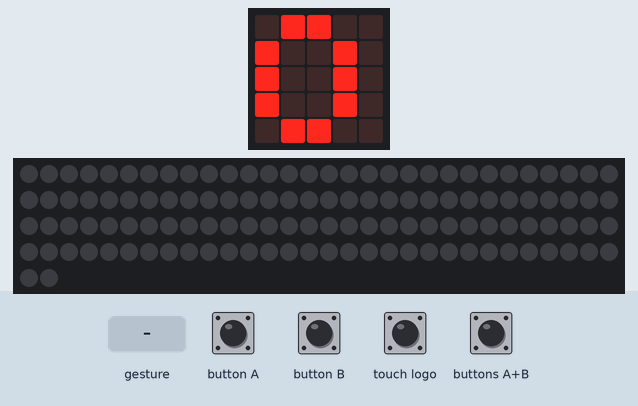
The program below on a simulated BBC micro:bit (MakeCode). On the bench: the board's 5×5 LED display, 122 RGB LEDs in strip order, left to right, continuing on the next row. Inputs (shaded band) come from the test bench. A tilt is held for 1.5 s and a shake lasts 1 s, then the board lies face up again.

Above: at 1.2 s.
1.3 s: gesture 'tilt right'
At 2.2 s:
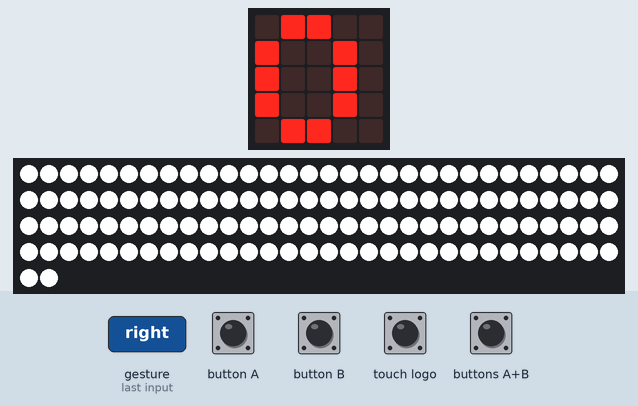
4.0 s: button A pressed for 0.15 s
At 4.6 s:
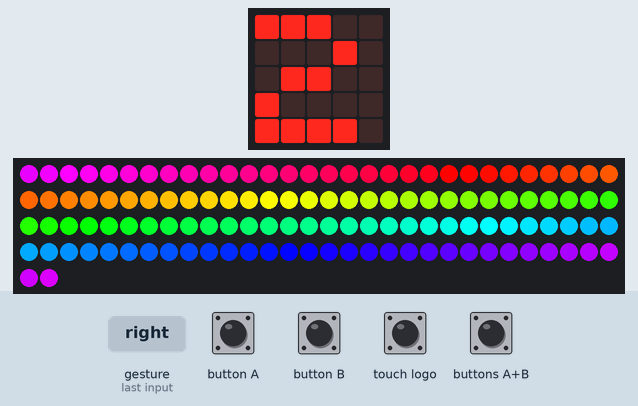
4.7 s: touch logo pressed for 0.15 s
At 6.1 s:
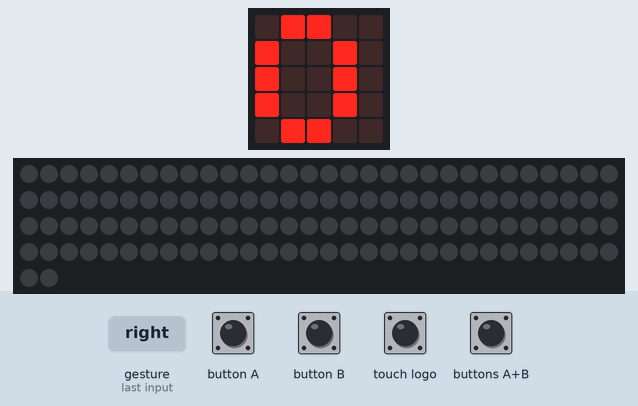
6.6 s: buttons A+B pressed for 0.15 s
At 6.93 s:
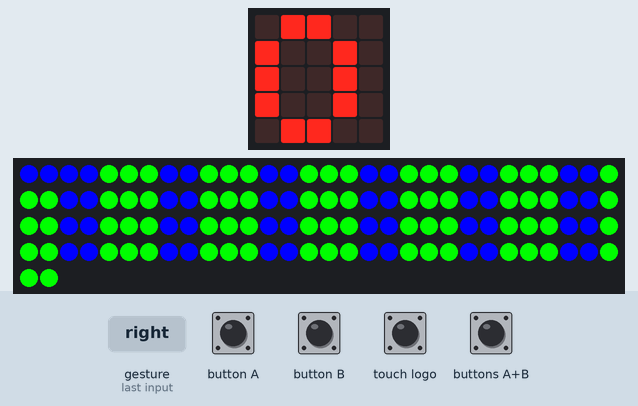
7.3 s: gesture 'tilt left'
At 8.94 s:
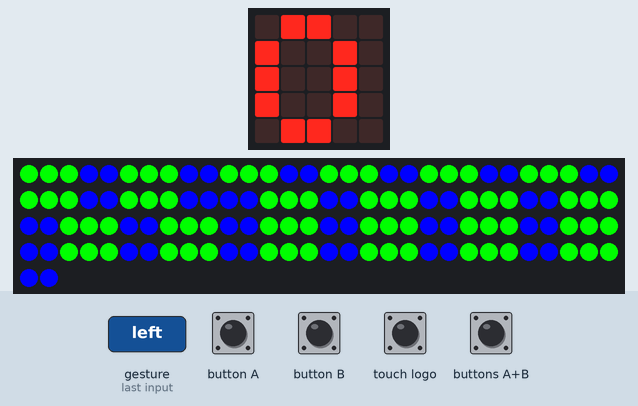
Timing chart, 0 to 10.2 s (numbered marks = the images above; inputs shaded):
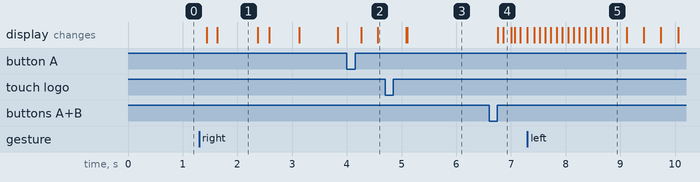

Measured:
- what the display in image 1 shows lasts 0.8 s, from 1.6 s to 2.4 s

The program:

main.ts
```typescript
function レインボー () {
    strip.showRainbow(1, 360)
    for (let index = 0; index < LED数; index++) {
        strip.rotate(1)
        basic.pause(10)
        strip.show()
    }
}
function 順番に色替え2_1441 (色15: number) {
    変更するLEDNO = 0
    for (let index = 0; index < LED数; index++) {
        strip.setPixelColor(LEDBto - 変更するLEDNO, 色15)
        strip.show()
        変更するLEDNO += 1
    }
}
input.onGesture(Gesture.ScreenUp, function () {
    CHECKMODE(MODE2, neopixel.colors(NeoPixelColors.Purple), neopixel.colors(NeoPixelColors.Violet))
})
input.onGesture(Gesture.TiltRight, function () {
    if (MODE2 == 0) {
        MODE2 = 1
    }
    CHECKMODE(MODE2, neopixel.colors(NeoPixelColors.White), neopixel.colors(NeoPixelColors.Yellow))
})
function CHECKMODE (MODE: number, 色1: number, 色2: number) {
    if (MODE >= 1) {
        変更後の色1 = 色1
        変更する色2 = 色2
    } else {

    }
    if (MODE == 1) {
        順番に色替え3(色1)
    } else if (MODE == 2) {
        レインボー()
    } else if (MODE == 3) {
        コメット()
    } else if (MODE == 4) {
        レインボー切り替え()
    } else if (MODE == 5) {
        ゆうとSP()
    } else {

    }
}
input.onButtonPressed(Button.A, function () {
    MODE2 += 1
    CHECKMODE(MODE2, neopixel.colors(NeoPixelColors.White), neopixel.colors(NeoPixelColors.Violet))
})
function コメット () {
    strip.showColor(neopixel.colors(NeoPixelColors.Black))
    変更するLEDNO = 0
    for (let index = 0; index < 20; index++) {
        strip.setPixelColor(変更するLEDNO, 変更後の色1)
        変更するLEDNO += 1
    }
    for (let index = 0; index < LED数; index++) {
        basic.pause(3)
        strip.shift(1)
        strip.show()
    }
}
input.onGesture(Gesture.TiltLeft, function () {
    CHECKMODE(MODE2, neopixel.colors(NeoPixelColors.Green), neopixel.colors(NeoPixelColors.Yellow))
})
function _2色ループ () {
    順番に色替え1_1144(変更後の色1)
    順番に色替え2_1441(変更する色2)
}
function 順番に色替え3 (色13: number) {
    変更するLEDNO = 0
    for (let index = 0; index < LEDA面数; index++) {
        strip.setPixelColor(変更するLEDNO, 色13)
        strip.setPixelColor(LEDBto - 変更するLEDNO, 色13)
        strip.show()
        変更するLEDNO += 1
    }
}
input.onGesture(Gesture.LogoUp, function () {
    CHECKMODE(MODE2, neopixel.colors(NeoPixelColors.Blue), neopixel.colors(NeoPixelColors.Indigo))
})
function 順番に色替え1_1144 (色12: number) {
    変更するLEDNO = 0
    for (let index = 0; index < LED数; index++) {
        strip.setPixelColor(変更するLEDNO, 色12)
        strip.show()
        変更するLEDNO += 1
    }
}
input.onGesture(Gesture.Shake, function () {

})
function 順番に色替え4 (色14: number) {
    変更するLEDNO = 0
    for (let index = 0; index < LEDA面数; index++) {
        strip.setPixelColor(LEDAto - 変更するLEDNO, 色14)
        strip.setPixelColor(LEDBfrom + 変更するLEDNO, 色14)
        strip.show()
        変更するLEDNO += 1
    }
}
input.onGesture(Gesture.ScreenDown, function () {
    CHECKMODE(MODE2, neopixel.colors(NeoPixelColors.Yellow), neopixel.colors(NeoPixelColors.White))
})
function SHOWAURA () {
    if (MODE2 == 1) {
        _2色ループ()
    } else if (MODE2 == 2) {
        レインボー()
    } else if (MODE2 == 3) {
        コメット()
    } else if (MODE2 == 4) {
        レインボー切り替え()
    } else if (MODE2 == 5) {
        ゆうとSP()
    } else {

    }
}
input.onGesture(Gesture.LogoDown, function () {
    CHECKMODE(MODE2, neopixel.colors(NeoPixelColors.Red), neopixel.colors(NeoPixelColors.Orange))
})
input.onButtonPressed(Button.AB, function () {
    MODE2 = 5
    CHECKMODE(MODE2, neopixel.colors(NeoPixelColors.White), neopixel.colors(NeoPixelColors.Violet))
})
input.onButtonPressed(Button.B, function () {

})
input.onLogoEvent(TouchButtonEvent.Pressed, function () {
    MODE2 = 0
    順番に色替え3(neopixel.colors(NeoPixelColors.Black))
})
function レインボー切り替え () {
    色相 = 0
    for (let index = 0; index < 25; index++) {
        色相 += 10
        strip.showColor(neopixel.hsl(色相, 200, 25))
        basic.pause(100)
    }
    basic.pause(1000)
    for (let index = 0; index < 25; index++) {
        色相 += 10
        strip.showColor(neopixel.hsl(色相, 200, 25))
        basic.pause(100)
    }
    basic.pause(1000)
}
function ゆうとSP () {
    変更するLEDNO = 0
    for (let index = 0; index < 25; index++) {
        for (let index = 0; index < 2; index++) {
            strip.setPixelColor(変更するLEDNO, neopixel.colors(NeoPixelColors.Blue))
            変更するLEDNO += 1
        }
        for (let index = 0; index < 3; index++) {
            strip.setPixelColor(変更するLEDNO, neopixel.colors(NeoPixelColors.Green))
            変更するLEDNO += 1
        }
    }
    strip.show()
    for (let index = 0; index < LED数; index++) {
        strip.rotate(1)
        strip.show()
        basic.pause(100)
    }
}
let 色相 = 0
let 変更する色2 = 0
let 変更後の色1 = 0
let 変更するLEDNO = 0
let strip: neopixel.Strip = null
let LEDBto = 0
let LEDBfrom = 0
let LEDAto = 0
let LEDA面数 = 0
let LED数 = 0
let MODE2 = 0
MODE2 = 0
LED数 = 122
LEDA面数 = 61
let LEDAfrom = 0
LEDAto = 60
let LEDB面数 = 62
LEDBfrom = 61
LEDBto = 121
strip = neopixel.create(DigitalPin.P0, LED数, NeoPixelMode.RGB)
strip.setBrightness(255)
strip.showColor(neopixel.colors(NeoPixelColors.Black))
basic.forever(function () {
    basic.showString("" + (MODE2))
    SHOWAURA()
})
```

test.ts
```typescript
// テストはここに来ます。このパッケージが拡張機能として使用されるときにはコンパイルされません。
```
